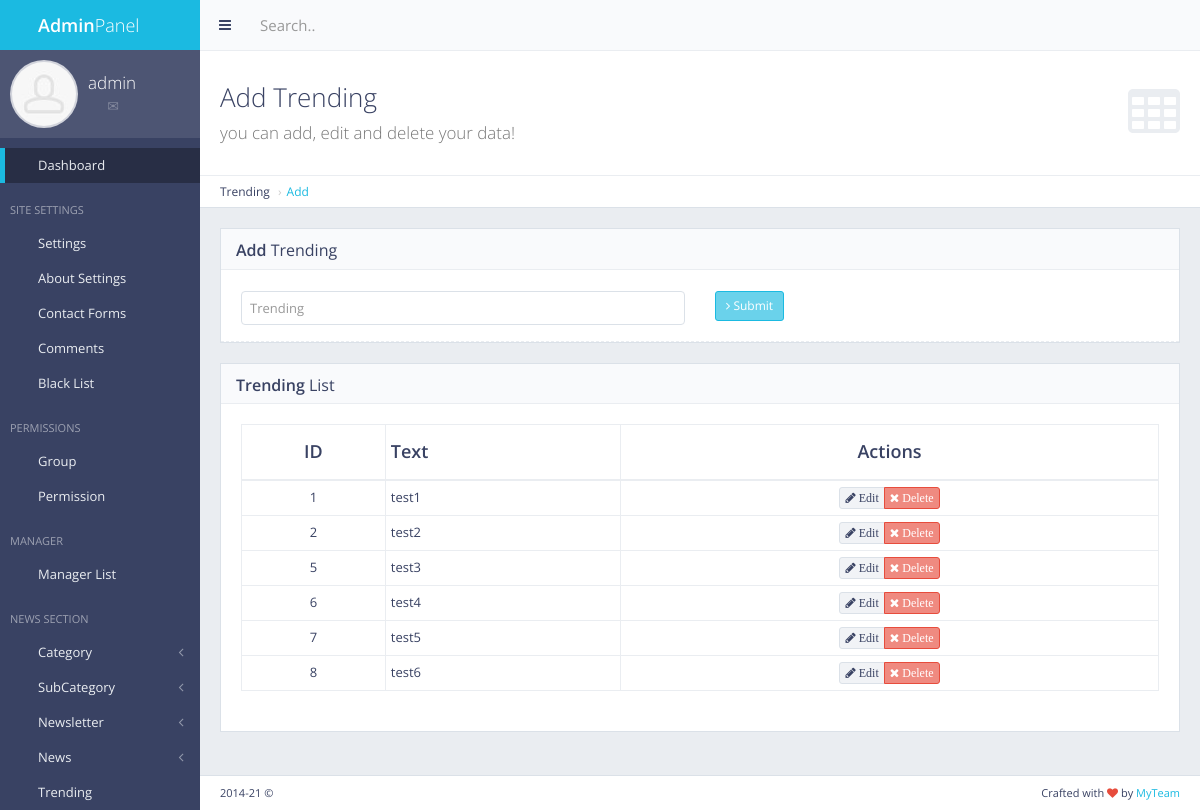
Screenshot of /panel/trending/ (signed in) with the database file from the repository.
### trending/models.py (models this page shows, shortened)
class Trending(models.Model):
    txt = models.CharField(max_length=200)

### trending/views.py (the view, shortened to what this page needs)
# urls.py: url(r'^panel/trending/$', views.trending_add, name='trending_add'),
def trending_add(request):
    if not request.user.is_authenticated :
        return redirect('mylogin')
    trendinglist = Trending.objects.all()
    return render(request, 'back/trending.html', {'trendinglist':trendinglist})

### main/templatetags/extera_auth.py (called while the page is built)
@register.filter(name='has_group')
def has_group(user, group_name):
    return user.groups.filter(name=group_name).exists()

### main/templates/back/trending.html (shortened to what this page needs)
{% extends 'back/master.html' %}
{% load staticfiles %}
{% block mainblock %}
   <div class="content-header">
    <div class="header-section">
        <h1>
            <i class="fa fa-table"></i>Add Trending<br><small>you can add, edit and delete your data!</small>
        </h1>
    </div>
</div>
<ul class="breadcrumb breadcrumb-top">
    <li>Trending</li>
    <li><a href="/panel/trending/">Add</a></li>
</ul>
<div class="row">
        <div class="col-md-12">
            <div class="block">
                <div class="block-title">
                    <h2><strong>Add</strong> Trending</h2>
                </div>
                <form action="{%url 'trending_add' %}" method="post" enctype="multipart/form-data" class="form-horizontal form-bordered" >
                    <div class="form-group">
                            <div class="col-md-6">
                                <input type="text" id="txt" name="txt" class="form-control" placeholder="Trending">
                            </div>
                            <div class="col-md-6">
                                <button type="submit" class="btn btn-sm btn-primary"><i class="fa fa-angle-right"></i> Submit</button>
                            </div>
                        </div>
                </form>
            </div>
        </div>
    </div>
  <div class="block full">
    <div class="block-title">
        <h2><strong>Trending</strong> List</h2>
    </div>
    <div class="table-responsive">
        <table id="example-datatable" class="table table-vcenter table-condensed table-bordered">
            <thead>
                <tr>
                    <th class="text-center">ID</th>
                    <th>Text</th>
                    <th class="text-center">Actions</th>
                </tr>
            </thead>
            <tbody>
                {% for cc in trendinglist %}
                <tr>
                    <td class="text-center">{{cc.pk}}</td>
                    <td>{{cc.txt}}</td>
                    <td class="text-center">
                        <div class="btn-group">
                            <a href="{%url 'trending_edit' pk=cc.pk %}" data-toggle="tooltip" title="Edit" class="btn btn-xs btn-default"><i class="fa fa-pencil"> Edit</i></a>
                            <a href="{%url 'trending_del' pk=cc.pk %}" data-toggle="tooltip" title="Delete" class="btn btn-xs btn-danger"><i class="fa fa-times"> Delete</i></a>
                        </div>
                    </td>
                </tr>
               {% endfor %}
            </tbody>
        </table>
    </div>
</div>
{% endblock %}

### main/templates/back/master.html (shortened to what this page needs)
{% load staticfiles %}
{% load extera_auth %}
{% if user.is_authenticated %}
<!DOCTYPE html>
 <html class="no-js" lang="en">
    <head>
        <link rel="stylesheet" href="{%static 'back/css/bootstrap.min.css' %}">
        <link rel="stylesheet" href="{%static 'back/css/plugins.css' %}">
        <link rel="stylesheet" href="{%static 'back/css/main.css' %}">
        <link rel="stylesheet" href="{%static 'back/css/themes.css' %}">
    </head>
    <body>
        <div id="page-wrapper">
            <div id="page-container" class="sidebar-partial sidebar-visible-lg sidebar-no-animations">
                <div id="sidebar">
                    <div id="sidebar-scroll">
                        <div class="sidebar-content">
                            <a href="/panel" class="sidebar-brand">
                                <i class="gi gi-flash"></i><span class="sidebar-nav-mini-hide"><strong>Admin</strong>Panel</span>
                            </a>
                            <div class="sidebar-section sidebar-user clearfix sidebar-nav-mini-hide">
                                <div class="sidebar-user-avatar">
                                    <a href="page_ready_user_profile.html">
                                        <img src="{%static 'back/img/placeholders/avatars/avatar2.jpg' %}" alt="avatar">
                                    </a>
                                </div>
                                <div class="sidebar-user-name">{{request.user}}</div>
                                <div class="sidebar-user-links">
                                    <a href="page_ready_user_profile.html" data-toggle="tooltip" data-placement="bottom" title="Profile"><i class="gi gi-user"></i></a>
                                    <a href="page_ready_inbox.html" data-toggle="tooltip" data-placement="bottom" title="Messages"><i class="gi gi-envelope"></i></a>
                                    <a href="/panel/change/pass/" class="enable-tooltip" data-placement="bottom" title="Settings" ><i class="gi gi-cogwheel"></i></a>
                                    <a href="/logout" data-toggle="tooltip" data-placement="bottom" title="Logout"><i class="gi gi-exit"></i></a>
                                </div>
                            </div>
                            <ul class="sidebar-nav">
                                {% if perms.main.master_user %}
                                <li>
                                    <a href="/panel" class=" active"><i class="gi gi-stopwatch sidebar-nav-icon"></i><span class="sidebar-nav-mini-hide">Dashboard</span></a>
                                </li>
                                {% endif %}
                                {% if request.user|has_group:"masteruser" %}
                                <li class="sidebar-header">
                                    <span class="sidebar-header-options clearfix"><a href="javascript:void(0)" data-toggle="tooltip" title="Quick Settings"><i class="gi gi-settings"></i></a></span>
                                    <span class="sidebar-header-title">Site Settings</span>
                                </li>
                                <li>
                                    <a href="/panel/setting/" class=""><i class="gi gi-show_big_thumbnails sidebar-nav-icon"></i><span class="sidebar-nav-mini-hide">Settings</span></a>
                                </li>
                                <li>
                                        <a href="/panel/about/setting/" class=""><i class="gi gi-show_big_thumbnails sidebar-nav-icon"></i><span class="sidebar-nav-mini-hide">About Settings</span></a>
                                    </li>
                                    <li>
                                        <a href="/panel/contactform/" class=""><i class="gi gi-show_big_thumbnails sidebar-nav-icon"></i><span class="sidebar-nav-mini-hide">Contact Forms</span></a>
                                    </li>
                                    <li>
                                            <a href="/comments/list/" class=""><i class="gi gi-show_big_thumbnails sidebar-nav-icon"></i><span class="sidebar-nav-mini-hide">Comments</span></a>
                                        </li>
                                        <li>
                                                <a href="/blacklist/" class=""><i class="gi gi-show_big_thumbnails sidebar-nav-icon"></i><span class="sidebar-nav-mini-hide">Black List</span></a>
                                            </li>
                                    <li class="sidebar-header">
                                        <span class="sidebar-header-options clearfix"><a href="javascript:void(0)" data-toggle="tooltip" title="Quick Settings"><i class="gi gi-settings"></i></a></span>
                                        <span class="sidebar-header-title">Permissions</span>
                                    </li>
                                    <li>
                                        <a href="/panel/manager/group/" class=""><i class="gi gi-show_big_thumbnails sidebar-nav-icon"></i><span class="sidebar-nav-mini-hide">Group</span></a>
                                    </li>
                                    <li>
                                            <a href="/panel/manager/perms/" class=""><i class="gi gi-show_big_thumbnails sidebar-nav-icon"></i><span class="sidebar-nav-mini-hide">Permission</span></a>
                                        </li>
                                    <li class="sidebar-header">
                                        <span class="sidebar-header-options clearfix"><a href="javascript:void(0)" data-toggle="tooltip" title="Quick Settings"><i class="gi gi-settings"></i></a></span>
                                        <span class="sidebar-header-title">Manager</span>
                                    </li>
                                    <li>
                                        <a href="/panel/manager/list/" class=""><i class="gi gi-show_big_thumbnails sidebar-nav-icon"></i><span class="sidebar-nav-mini-hide">Manager List</span></a>
                                    </li>
                                    {% endif %}
                                <li class="sidebar-header">
                                    <span class="sidebar-header-options clearfix"><a href="javascript:void(0)" data-toggle="tooltip" title="Quick Settings"><i class="gi gi-settings"></i></a></span>
                                    <span class="sidebar-header-title">News Section</span>
                                </li>
                                {% if request.user|has_group:"masteruser" %}
                                <li>
                                        <a href="#" class="sidebar-nav-menu"><i class="fa fa-angle-left sidebar-nav-indicator sidebar-nav-mini-hide"></i><i class="gi gi-show_big_thumbnails sidebar-nav-icon"></i><span class="sidebar-nav-mini-hide">Category</span></a>
                                    </li>
                                    <li>
                                        <a href="#" class="sidebar-nav-menu"><i class="fa fa-angle-left sidebar-nav-indicator sidebar-nav-mini-hide"></i><i class="gi gi-show_big_thumbnails sidebar-nav-icon"></i><span class="sidebar-nav-mini-hide">SubCategory</span></a>
                                    </li>
                                    <li>
                                            <a href="#" class="sidebar-nav-menu"><i class="fa fa-angle-left sidebar-nav-indicator sidebar-nav-mini-hide"></i><i class="gi gi-show_big_thumbnails sidebar-nav-icon"></i><span class="sidebar-nav-mini-hide">Newsletter</span></a>
                                        </li>
                                    {% endif %}
                                <li>
                                    <a href="#" class="sidebar-nav-menu"><i class="fa fa-angle-left sidebar-nav-indicator sidebar-nav-mini-hide"></i><i class="gi gi-show_big_thumbnails sidebar-nav-icon"></i><span class="sidebar-nav-mini-hide">News</span></a>
                                </li>
                                {% if request.user|has_group:"masteruser" %}
                                <li>
                                    <a href="/panel/trending/" class=""><i class="gi gi-show_big_thumbnails sidebar-nav-icon"></i><span class="sidebar-nav-mini-hide">Trending</span></a>
                                </li>
                                {% endif %}
                            </ul>
                        </div>
                    </div>
                </div>
                <div id="main-container">
                    <header class="navbar navbar-default">
                        <ul class="nav navbar-nav-custom">
                            <li>
                                <a href="javascript:void(0)" onclick="App.sidebar('toggle-sidebar');this.blur();">
                                    <i class="fa fa-bars fa-fw"></i>
                                </a>
                            </li>
                        </ul>
                        <form action="page_ready_search_results.html" method="post" class="navbar-form-custom">
                            <div class="form-group">
                                <input type="text" id="top-search" name="top-search" class="form-control" placeholder="Search..">
                            </div>
                        </form>
                    </header>
                    <div id="page-content">
                    {% block mainblock %}
                    {% endblock %}
                    </div>
                    <footer class="clearfix">
                        <div class="pull-right">
                            Crafted with <i class="fa fa-heart text-danger"></i> by <a href="#" target="_blank">MyTeam</a>
                        </div>
                        <div class="pull-left">
                            <span id="year-copy"></span> &copy;
                        </div>
                    </footer>
                </div>
            </div>
        </div>
    </body>
</html>
{% else %}
Please login
{% endif %}

### rows the page displays
Trending: pk "1", txt "test1"
Trending: pk "2", txt "test2"
Trending: pk "5", txt "test3"
Trending: pk "6", txt "test4"
Trending: pk "7", txt "test5"
Trending: pk "8", txt "test6"

### other values shown
{{ request.user }} "admin"
